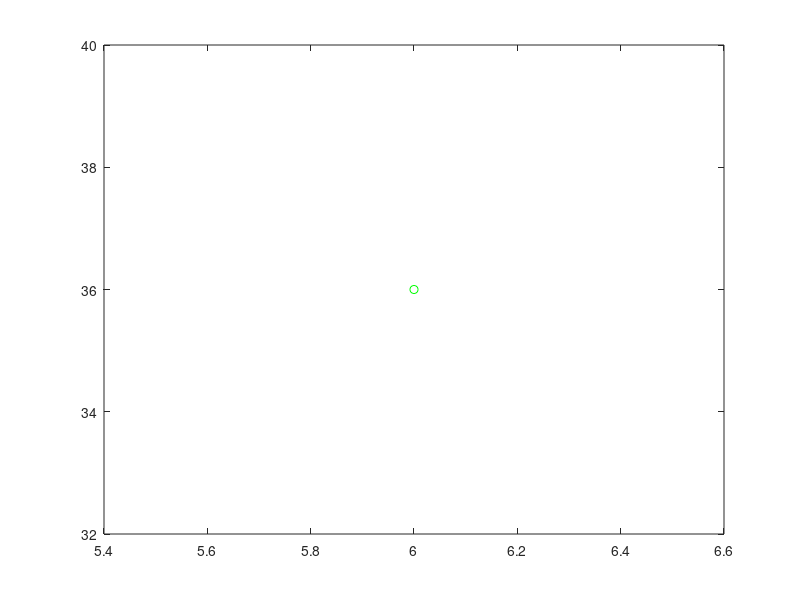

This figure's MATLAB source:
clear 
clc 
clf

x = [1, 2, 3, 4, 5, 6, 7];
y = [1, 4, 9, 16, 25, 36, 49]; 
plot(x,y)
h=1;

%1 ate 5
A = (4*h)/3 * ( 2*y(2) - y(3) + 2*y(4) );
plot(5,25,'or')

%1 ate 6
B = (5*h)/24 * ( 11*y(2) + y(3) + y(4) + 11*y(5) );
plot(6,36,'og')

disp([A, B])
